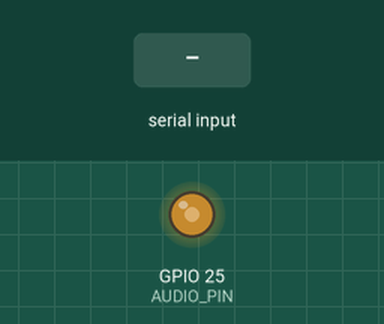
A sketch run on a simulated ESP32. On the bench: output pins drawn as LEDs (lit = HIGH). Inputs (shaded band) come from the test bench. What the sketch prints to the serial monitor is not drawn.

Above: at 1.6 s.
1.7 s: "p" received over Serial
Timing chart, 0 to 4.4 s (numbered marks = the images above; inputs shaded):
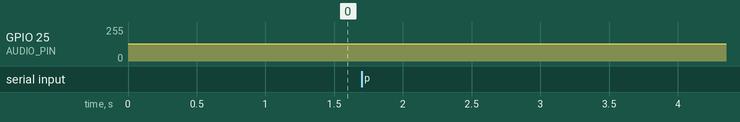

The sketch:

Speaker_Melody_Bench.ino
```cpp
// Classic ESP32 GPIO25 -> series 104 capacitor -> BOTH PAM8403 audio inputs.
// Quiet public-domain melody; each speaker has its OWN amplifier output pair.
// No batteries, motors, mic or sonar. OLED stays on GPIO21/22 and 3V3.
#include <Arduino.h>
#include <math.h>
#include "BenchDisplay.h"
#if !defined(CONFIG_IDF_TARGET_ESP32)
#error "Use the classic ESP32 GPIO25 DAC board for this wiring."
#endif

constexpr uint8_t AUDIO_PIN = 25;
constexpr uint8_t DAC_BIAS = 128;
constexpr float AMPLITUDE = 2.0f; // Same peak DAC level as the passed quiet beep.
constexpr uint32_t SAMPLE_RATE = 8000;
constexpr uint32_t SAMPLE_US = 1000000 / SAMPLE_RATE;
constexpr uint32_t BEAT_MS = 280;
constexpr float TAU = 6.28318530718f;
struct Note { float hz; uint8_t beats; };
constexpr float C = 523.251f, D = 587.330f, E = 659.255f;
constexpr float F = 698.456f, G = 783.991f, A = 880.000f;
// Traditional public-domain tune: Twinkle, Twinkle, Little Star.
const Note melody[] = {
  {C,1},{C,1},{G,1},{G,1},{A,1},{A,1},{G,2},
  {F,1},{F,1},{E,1},{E,1},{D,1},{D,1},{C,2},
  {G,1},{G,1},{F,1},{F,1},{E,1},{E,1},{D,2},
  {G,1},{G,1},{F,1},{F,1},{E,1},{E,1},{D,2},
  {C,1},{C,1},{G,1},{G,1},{A,1},{A,1},{G,2},
  {F,1},{F,1},{E,1},{E,1},{D,1},{D,1},{C,2}
};
bool playing = false;
bool queued = true;
uint32_t playAt = 0;

void drawProgress(size_t completed, bool active) {
  if (!displayReady) return;
  memset(frame, 0, sizeof(frame));
  rectangle(0, 0, 128, 64, false);
  // Two note stems and note heads; lower bar progresses through the melody.
  rectangle(43, 12, 3, 28, true);
  rectangle(67, 9, 3, 28, true);
  rectangle(43, 9, 27, 4, true);
  rectangle(34, 35, 12, 7, true);
  rectangle(58, 32, 12, 7, true);
  if (active) rectangle(89, 18, 3, 22, true);
  rectangle(7, 52, 114, 7, false);
  const size_t count = sizeof(melody) / sizeof(melody[0]);
  if (completed) rectangle(9, 54, int(completed * 110 / count), 3, true);
  displayReady = showFrame();
}

bool checkStop() {
  while (Serial.available()) {
    char ch = Serial.read();
    if (ch == 'x' || ch == 'X') {
      playing = false;
      queued = false;
      dacWrite(AUDIO_PIN, DAC_BIAS);
      Serial.println("MELODY stopped");
      return true;
    }
  }
  return false;
}

bool playNote(const Note &note) {
  const uint32_t totalMs = note.beats * BEAT_MS;
  const uint32_t soundMs = totalMs - 25;
  const uint32_t count = soundMs * SAMPLE_RATE / 1000;
  const uint32_t ramp = SAMPLE_RATE * 8 / 1000;
  float phase = 0;
  const float step = TAU * note.hz / SAMPLE_RATE;
  uint32_t deadline = micros();
  for (uint32_t i = 0; i < count; ++i) {
    while (int32_t(micros() - deadline) < 0) {}
    float envelope = 1.0f;
    if (i < ramp) envelope = float(i) / ramp;
    else if (count - 1 - i < ramp) envelope = float(count - 1 - i) / ramp;
    const int offset = int(lroundf(AMPLITUDE * envelope * sinf(phase)));
    dacWrite(AUDIO_PIN, uint8_t(DAC_BIAS + offset));
    phase += step;
    if (phase >= TAU) phase -= TAU;
    deadline += SAMPLE_US;
    if ((i & 127U) == 0 && checkStop()) return false;
    // Avoid a catch-up burst if another system task stalls the output.
    if (int32_t(micros() - deadline) > int32_t(4 * SAMPLE_US)) deadline = micros();
  }
  dacWrite(AUDIO_PIN, DAC_BIAS);
  delay(25);
  return !checkStop();
}

void playMelody() {
  playing = true;
  const size_t count = sizeof(melody) / sizeof(melody[0]);
  Serial.println("MELODY start: Twinkle Twinkle Little Star; DAC25 peak offset 2, both amplifier inputs share signal");
  for (size_t i = 0; i < count && playing; ++i) {
    drawProgress(i, true);
    Serial.printf("MELODY note=%u/%u hz=%.2f beats=%u\n", unsigned(i+1), unsigned(count), double(melody[i].hz), melody[i].beats);
    if (!playNote(melody[i])) break;
    delay(1);
  }
  const bool finished = playing;
  playing = false;
  dacWrite(AUDIO_PIN, DAC_BIAS);
  drawProgress(finished ? count : 0, false);
  if (finished) Serial.println("MELODY complete; silent until p or board reset");
}

void setup() {
  dacWrite(AUDIO_PIN, DAC_BIAS);
  Serial.begin(115200);
  delay(400);
  Serial.println("ROVER QUIET MELODY: starts once after 8 seconds. p=replay, x=stop.");
  busReady = Wire.begin(SDA_PIN, SCL_PIN, 100000);
  Wire.setTimeOut(50);
  if (busReady) displayReady = beginDisplay();
  if (displayReady) {
    drawProgress(0, false);
    const uint8_t on[] = {0xAF};
    if (displayReady) displayReady = commands(on, sizeof(on));
  }
  playAt = millis() + 8000;
}

void loop() {
  while (Serial.available()) {
    char ch = Serial.read();
    if (ch == 'p' || ch == 'P') { queued = true; playAt = millis() + 1000; }
    else if (ch == 'x' || ch == 'X') {
      queued = false;
      dacWrite(AUDIO_PIN, DAC_BIAS);
      Serial.println("MELODY stopped");
    }
  }
  if (queued && int32_t(millis() - playAt) >= 0) {
    queued = false;
    playMelody();
  }
  delay(1);
}
```

BenchDisplay.h
```cpp
#pragma once
#include <Arduino.h>
#include <Wire.h>
// Same OLED transport as the physically passed OLED_Bench.
constexpr int SDA_PIN = 21;
constexpr int SCL_PIN = 22;
uint8_t oledAddress = 0;
uint8_t frame[128 * 64 / 8] = {};
bool displayReady = false;
bool busReady = false;
unsigned long lastRetry = 0;
unsigned long lastFrame = 0;
unsigned long lastHeartbeat = 0;

bool transfer(uint8_t control, const uint8_t *bytes, size_t count) {
  Wire.beginTransmission(oledAddress);
  Wire.write(control);
  const size_t written = Wire.write(bytes, count);
  const uint8_t status = Wire.endTransmission();
  return written == count && status == 0;
}

bool commands(const uint8_t *bytes, size_t count) {
  return transfer(0x00, bytes, count);
}

bool beginDisplay() {
  // An ACK establishes bus response, not controller identity or working pixels.
  unsigned int found = 0;
  for (uint8_t address : {uint8_t(0x3C), uint8_t(0x3D)}) {
    Wire.beginTransmission(address);
    if (Wire.endTransmission() == 0) {
      oledAddress = address;
      ++found;
      Serial.printf("OLED candidate acknowledged at 0x%02X\n", address);
    }
  }
  if (found != 1) {
    Serial.println(found == 0 ? "No OLED response. Unplug USB before checking wires."
                             : "Two OLED addresses found; connect only one display.");
    return false;
  }
  // SSD1306 128x64, internal charge pump, page addressing, moderate contrast.
  const uint8_t init[] = {0xAE, 0xD5, 0x80, 0xA8, 0x3F, 0xD3, 0x00, 0x40,
                         0x8D, 0x14, 0x20, 0x02, 0xA1, 0xC8, 0xDA, 0x12,
                         0x81, 0x7F, 0xD9, 0xF1, 0xDB, 0x40, 0x2E, 0xA4,
                         0xA6};
  return commands(init, sizeof(init));
}

void pixel(int x, int y) {
  if (x >= 0 && x < 128 && y >= 0 && y < 64) {
    frame[x + (y / 8) * 128] |= uint8_t(1U << (y % 8));
  }
}

void rectangle(int x, int y, int w, int h, bool filled) {
  for (int dy = 0; dy < h; ++dy) {
    for (int dx = 0; dx < w; ++dx) {
      if (filled || dx == 0 || dx == w - 1 || dy == 0 || dy == h - 1) {
        pixel(x + dx, y + dy);
      }
    }
  }
}

bool showFrame() {
  for (uint8_t page = 0; page < 8; ++page) {
    const uint8_t position[] = {uint8_t(0xB0 + page), 0x00, 0x10};
    if (!commands(position, sizeof(position))) return false;
    for (int column = 0; column < 128; column += 16) {
      if (!transfer(0x40, frame + page * 128 + column, 16)) return false;
    }
  }
  return true;
}
```
